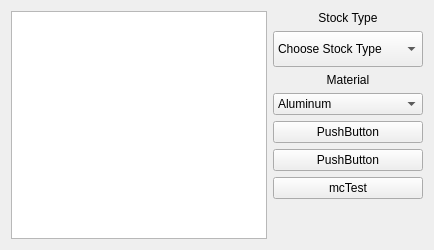
       <widget class="QWidget" name="buyStock">
        <attribute name="title">
         <string>Buy Stock</string>
        </attribute>
        <layout class="QGridLayout" name="gridLayout_5">
         <item row="0" column="0">
          <widget class="QTableView" name="tableView_3"/>
         </item>
         <item row="0" column="1">
          <layout class="QVBoxLayout" name="verticalLayout">
           <item>
            <widget class="QLabel" name="stockLabel">
             <property name="text">
              <string>Stock Type</string>
             </property>
             <property name="alignment">
              <set>Qt::AlignmentFlag::AlignCenter</set>
             </property>
            </widget>
           </item>
           <item>
            <widget class="QComboBox" name="stockDrop">
             <property name="minimumSize">
              <size>
               <width>125</width>
               <height>36</height>
              </size>
             </property>
             <property name="sizeAdjustPolicy">
              <enum>QComboBox::SizeAdjustPolicy::AdjustToContents</enum>
             </property>
             <item>
              <property name="text">
               <string>Choose Stock Type</string>
              </property>
             </item>
             <item>
              <property name="text">
               <string>Round Bar</string>
              </property>
             </item>
             <item>
              <property name="text">
               <string>Rectangular Bar/Plate</string>
              </property>
             </item>
             <item>
              <property name="text">
               <string>Round Tubing</string>
              </property>
             </item>
             <item>
              <property name="text">
               <string>Angle</string>
              </property>
             </item>
             <item>
              <property name="text">
               <string>Mesh</string>
              </property>
             </item>
             <item>
              <property name="text">
               <string>Structural (T-Slot)</string>
              </property>
             </item>
             <item>
              <property name="text">
               <string>All Thread</string>
              </property>
             </item>
            </widget>
           </item>
           <item>
            <widget class="QLabel" name="matDrop">
             <property name="text">
              <string>Material</string>
             </property>
             <property name="alignment">
              <set>Qt::AlignmentFlag::AlignCenter</set>
             </property>
            </widget>
           </item>
           <item>
            <widget class="QComboBox" name="metalDrop">
             <item>
              <property name="text">
               <string>Aluminum</string>
              </property>
             </item>
             <item>
              <property name="text">
               <string>Brass</string>
              </property>
             </item>
             <item>
              <property name="text">
               <string>Mild Steel</string>
              </property>
             </item>
             <item>
              <property name="text">
               <string>Stainless Steel</string>
              </property>
             </item>
            </widget>
           </item>
           <item>
            <widget class="QPushButton" name="instructionButton">
             <property name="text">
              <string>PushButton</string>
             </property>
            </widget>
           </item>
           <item>
            <widget class="QPushButton" name="Test1">
             <property name="text">
              <string>PushButton</string>
             </property>
            </widget>
           </item>
           <item>
            <widget class="QPushButton" name="McTest">
             <property name="text">
              <string>mcTest</string>
             </property>
            </widget>
           </item>
           <item>
            <spacer name="verticalSpacer_3">
             <property name="orientation">
              <enum>Qt::Orientation::Vertical</enum>
             </property>
             <property name="sizeHint" stdset="0">
              <size>
               <width>20</width>
               <height>40</height>
              </size>
             </property>
            </spacer>
           </item>
          </layout>
         </item>
        </layout>
       </widget>
